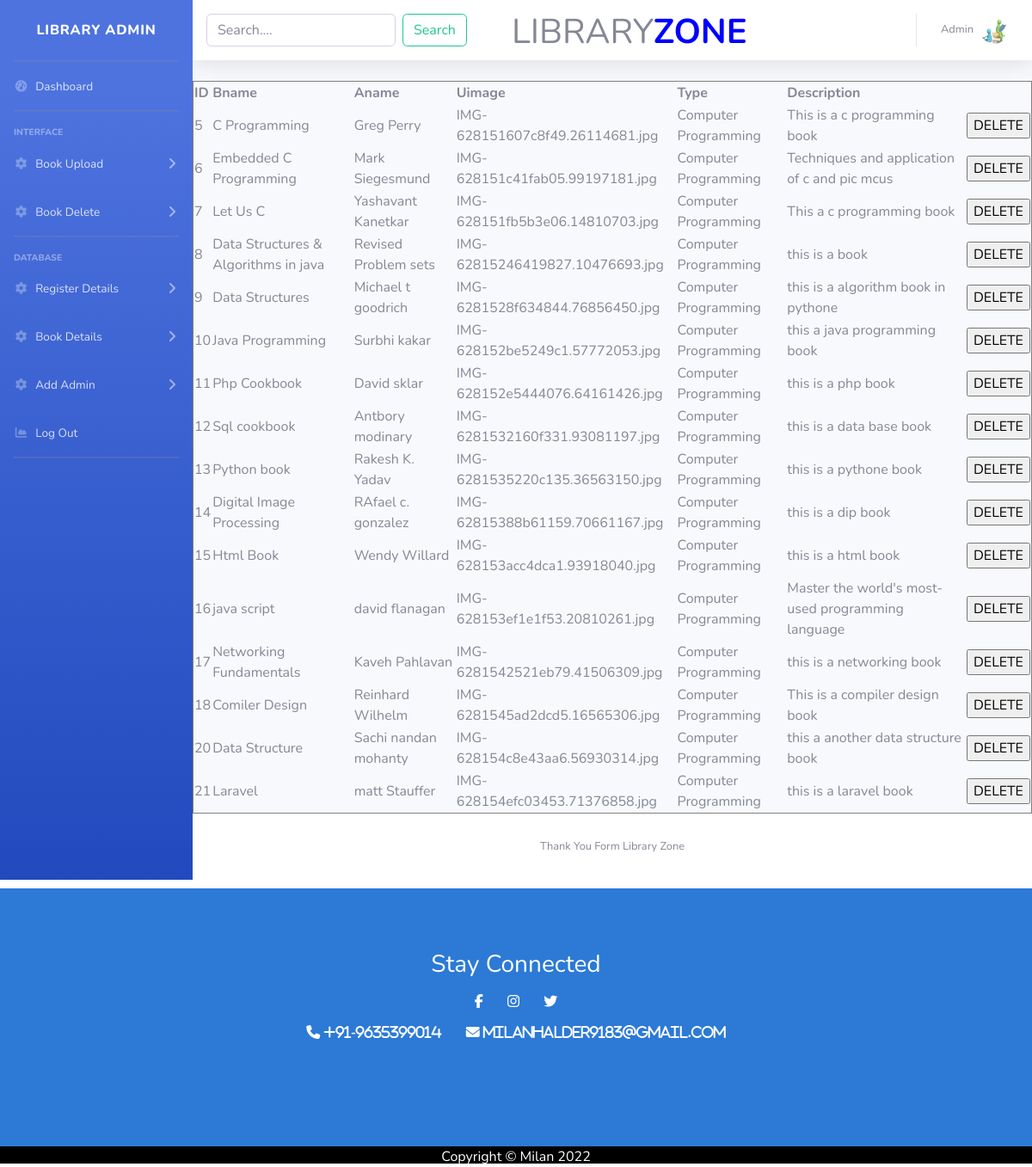
/bdetails.php, run on the app's committed database.
### tables this page shows
CREATE TABLE `book` (
  `id` int(11) NOT NULL,
  `Bname` varchar(150) DEFAULT NULL,
  `Aname` varchar(150) DEFAULT NULL,
  `Uimage` varchar(200) DEFAULT NULL,
  `Type` varchar(150) DEFAULT NULL,
  `Des` varchar(100) DEFAULT NULL
);

### dao.php (called while the page is built, shortened)
<?php
function getUserB(){
    $con=$GLOBALS['con'];
    $sql="select * from Book";
    $res=$con->query($sql);
    $users=array();
    if($res->num_rows>0){
        while($row=$res->fetch_assoc()){
        $users[]=$row;
        }
    }
    return $users;
}
?>

### index.php (called while the page is built, shortened)
<?php
include 'dao.php';
$ua=getUserB();
?>

### bdetails.php (the view, shortened to what this page needs)
<?php include 'index.php';
?>
<!DOCTYPE html>
<html lang="en">
<head>
</head>
<head>
    <link href="https://cdn.jsdelivr.net/npm/bootstrap@5.1.3/dist/css/bootstrap.min.css" rel="stylesheet">
    <link rel="stylesheet" href="https://cdnjs.cloudflare.com/ajax/libs/font-awesome/4.7.0/css/font-awesome.min.css">
    <link href="vendor/fontawesome-free/css/all.min.css" rel="stylesheet" type="text/css">
    <link href="css/sb-admin-2.min.css" rel="stylesheet">
    <link rel="stylesheet" href="css/style.css">
</head>
<body id="page-top">
<header>
  <div id="wrapper">
    <ul class="navbar-nav bg-gradient-primary sidebar sidebar-dark accordion" id="accordionSidebar">
      <a class="sidebar-brand d-flex align-items-center justify-content-center" href="adminpanel.php">
        <div class="sidebar-brand-text mx-3">Library Admin</div>
      </a>
      <hr class="sidebar-divider my-0">
      <li class="nav-item">
        <a class="nav-link" href="adminpanel.php">
          <i class="fas fa-fw fa-tachometer-alt"></i>
          <span>Dashboard</span></a>
      </li>
      <hr class="sidebar-divider">
      <div class="sidebar-heading">
        Interface
      </div>
      <li class="nav-item">
        <a class="nav-link collapsed" href="bookupload.php" data-toggle="collapse" data-target="#collapseTwo" aria-expanded="true" aria-controls="collapseTwo">
          <i class="fas fa-fw fa-cog"></i>
          <span>Book Upload</span>
        </a></li>
      <li class="nav-item">
        <a class="nav-link collapsed" href="bdetails.php" data-toggle="collapse" data-target="#collapseUtilities" aria-expanded="true" aria-controls="collapseUtilities">
          <i class="fas fa-fw fa-cog"></i>
          <span>Book Delete</span>
        </a></li>
      <hr class="sidebar-divider">
      <div class="sidebar-heading">
        DataBase
      </div>
      <li class="nav-item">
        <a class="nav-link collapsed" href="regtab.php" data-toggle="collapse" data-target="#collapseTwo" aria-expanded="true" aria-controls="collapseTwo">
          <i class="fas fa-fw fa-cog"></i>
          <span>Register Details</span>
        </a></li>
        <li class="nav-item">
        <a class="nav-link collapsed" href="bdetails.php" data-toggle="collapse" data-target="#collapseTwo" aria-expanded="true" aria-controls="collapseTwo">
          <i class="fas fa-fw fa-cog"></i>
          <span>Book Details</span>
        </a></li>
        <li class="nav-item">
        <a class="nav-link collapsed" href="addadmin.php" data-toggle="collapse" data-target="#collapseTwo" aria-expanded="true" aria-controls="collapseTwo">
          <i class="fas fa-fw fa-cog"></i>
          <span>Add Admin</span>
        </a></li>
      <li class="nav-item">
        <a class="nav-link" href="admin.php">
          <i class="fas fa-fw fa-chart-area"></i>
          <span>Log Out</span></a>
      </li>
      <hr class="sidebar-divider d-none d-md-block">
    </ul>
    <div id="content-wrapper" class="d-flex flex-column">
      <div id="content">
        <nav class="navbar navbar-expand navbar-light bg-white topbar mb-4 static-top shadow">
     <form class="d-flex">
        <input class="form-control me-2" type="search" placeholder="Search...." aria-label="Search">
        <button class="btn btn-outline-success" type="submit">Search</button>
      </form>
      <div class="logo">
         LIBRARY<b style="color:blue;">ZONE</b>
      </div>
          <ul class="navbar-nav ml-auto">
            <li class="nav-item dropdown no-arrow">
              <a class="nav-link dropdown-toggle" href="adminpanel.php">
                <span class="mr-2 d-none d-lg-inline text-gray-600 small">Admin</span>
                <img class="img-profile rounded-circle" src="image/img4.jpg">
              </a>
            </li>
          </ul>
        </nav>
        <center>
        <table border=1px>
        <tr>
            <th>ID</th>
            <th>Bname</th>
            <th>Aname</th>
            <th>Uimage</th>
            <th>Type</th>
            <th>Description</th>
        </tr>
        <?php foreach($ua as $a){?>
        <tr>
            <td><?=$a['id']?></td>
            <td><?=$a['Bname']?></td>
            <td><?=$a['Aname']?></td>
            <td><?=$a['Uimage']?></td>
            <td><?=$a['Type']?></td>
            <td><?=$a['Des']?></td>
            <td><form action="index.php" method="post">
                <input type="submit" value="DELETE" name="dl" >
                </form>
            </td>
        </tr>
        <?php } ?>
        </table>
        </center>
      </div>
      <footer class="sticky-footer bg-white">
        <div class="container my-auto">
          <div class="copyright text-center my-auto">
            <span>Thank You Form Library Zone</span>
          </div>
        </div>
      </footer>
    </div>
  </div>
</header>
<footer>
    <div class="down">
            <font color="white">
            <br><br><br><h3>Stay Connected</h3>
            </font>
            <a href="https://www.facebook.com/" class="fa fa-facebook" style="text-decoration: none; padding: 10px 12px;color: white; "></a>
            <a href="https://www.instagram.com/" class="fa fa-instagram" style="text-decoration: none; padding: 10px 12px;color: white;"></a>
            <a href="https://twitter.com/i/flow/login" class="fa fa-twitter" style="text-decoration: none; padding: 10px 12px;color: white;"></a><br>
            <a href="#" class="fa fa-phone" style="text-decoration: none; padding: 10px 12px;color: white;">
              +91-9635399014</a>
            <a href="https://mail.google.com/mail/u/0/#inbox?compose=CllgCJTNqrgnGwVtVpsZhQBWNnSMlJdfzgVdTXfRFSjBJJdpMGGdqWjFrPBGlFnJRHdqrtXBfcg" class="fa fa-envelope" style="text-decoration: none; padding: 10px 12px; color:white;">
              milanhalder9183@gmail.com</a>
    </div>
<div class="footer">
<div class="copyright text-center my-auto">
    <span>Copyright &copy; Milan 2022</span></div>
</div>
</footer>
</body>
</html>

### css/style.css (style rules this page uses)
.logo { height: 60px; width: 40%; text-align: center; line-height: 65px; font-size: 40px; float: left; }
.down { height: 300px; width: 100%; margin-top: 10px; background:#2c7ad6; text-align: center; }
.footer { height: 20px; width: 100%; background:black; color: white; text-align: center; }

### data on the page
book: id "5", Bname "C Programming", Aname "Greg Perry", Uimage "IMG-628151607c8f49.26114681.jpg", Type "Computer Programming", Des "This is a c programming book"
book: id "6", Bname "Embedded C Programming", Aname "Mark Siegesmund", Uimage "IMG-628151c41fab05.99197181.jpg", Type "Computer Programming", Des "Techniques and application of c and pic mcus"
book: id "7", Bname "Let Us C", Aname "Yashavant Kanetkar", Uimage "IMG-628151fb5b3e06.14810703.jpg", Type "Computer Programming", Des "This a c programming book"
book: id "8", Bname "Data Structures & Algorithms in java", Aname "Revised Problem sets", Uimage "IMG-62815246419827.10476693.jpg", Type "Computer Programming", Des "this is a book"
book: id "9", Bname "Data Structures", Aname "Michael t goodrich", Uimage "IMG-6281528f634844.76856450.jpg", Type "Computer Programming", Des "this is a algorithm book in pythone"
book: id "10", Bname "Java Programming", Aname "Surbhi kakar", Uimage "IMG-628152be5249c1.57772053.jpg", Type "Computer Programming", Des "this a java programming book"
book: id "11", Bname "Php Cookbook", Aname "David sklar", Uimage "IMG-628152e5444076.64161426.jpg", Type "Computer Programming", Des "this is a php book"
book: id "12", Bname "Sql cookbook", Aname "Antbory modinary", Uimage "IMG-6281532160f331.93081197.jpg", Type "Computer Programming", Des "this is a data base book"
book: id "13", Bname "Python book", Aname "Rakesh K. Yadav", Uimage "IMG-6281535220c135.36563150.jpg", Type "Computer Programming", Des "this is a pythone book"
book: id "14", Bname "Digital Image Processing", Aname "RAfael c. gonzalez", Uimage "IMG-62815388b61159.70661167.jpg", Type "Computer Programming", Des "this is a dip book"
book: id "15", Bname "Html Book", Aname "Wendy Willard", Uimage "IMG-628153acc4dca1.93918040.jpg", Type "Computer Programming", Des "this is a html book"
book: id "16", Bname "java script", Aname "david flanagan", Uimage "IMG-628153ef1e1f53.20810261.jpg", Type "Computer Programming", Des "Master the world's most-used programming language"
book: id "17", Bname "Networking Fundamentals", Aname "Kaveh Pahlavan", Uimage "IMG-6281542521eb79.41506309.jpg", Type "Computer Programming", Des "this is a networking book"
book: id "18", Bname "Comiler Design", Aname "Reinhard Wilhelm", Uimage "IMG-6281545ad2dcd5.16565306.jpg", Type "Computer Programming", Des "This is a compiler design book"
book: id "20", Bname "Data Structure", Aname "Sachi nandan mohanty", Uimage "IMG-628154c8e43aa6.56930314.jpg", Type "Computer Programming", Des "this a another data structure book"
book: id "21", Bname "Laravel", Aname "matt Stauffer", Uimage "IMG-628154efc03453.71376858.jpg", Type "Computer Programming", Des "this is a laravel book"
